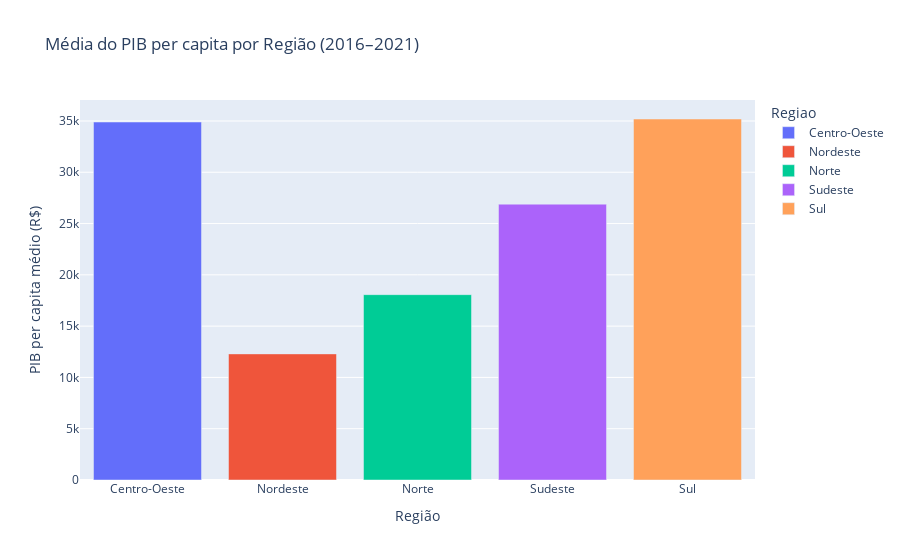

Notebook cell for this chart:
### Markdown cell above
A seguir, plotamos um gráfico com a média geral das regiões entre os anos de 2016 a 2021.

### Code cell
media_regioes = df_regiao.groupby('Regiao')['PIB_per_capita'].mean().reset_index()

# Plotar gráfico de barras
fig_media_regiao = px.bar(
    media_regioes,
    x='Regiao',
    y='PIB_per_capita',
    color='Regiao',
    title='Média do PIB per capita por Região (2016–2021)',
    labels={'PIB_per_capita': 'PIB per capita médio (R$)'},
   # text=media_regioes['PIB_per_capita'].round(2)
)

# Formatar layout
fig_media_regiao.update_layout(
    xaxis_title="Região",
    yaxis_title="PIB per capita médio (R$)",
    #showlegend=False
)

fig_media_regiao.show()

### Figure 1 — Plotly figure (JSON) as saved in the notebook; plotly's stock layout.template omitted (floating-point values rounded to 4 significant figures)
{"data": [{"hovertemplate": "Regiao=%{x}<br>PIB per capita médio (R$)=%{y}<extra></extra>", "legendgroup": "Centro-Oeste", "marker": {"color": "#636efa", "pattern": {"shape": ""}}, "name": "Centro-Oeste", "orientation": "v", "showlegend": true, "textposition": "auto", "type": "bar", "x": ["Centro-Oeste"], "xaxis": "x", "y": [34900.0], "yaxis": "y"}, {"hovertemplate": "Regiao=%{x}<br>PIB per capita médio (R$)=%{y}<extra></extra>", "legendgroup": "Nordeste", "marker": {"color": "#EF553B", "pattern": {"shape": ""}}, "name": "Nordeste", "orientation": "v", "showlegend": true, "textposition": "auto", "type": "bar", "x": ["Nordeste"], "xaxis": "x", "y": [12290.0], "yaxis": "y"}, {"hovertemplate": "Regiao=%{x}<br>PIB per capita médio (R$)=%{y}<extra></extra>", "legendgroup": "Norte", "marker": {"color": "#00cc96", "pattern": {"shape": ""}}, "name": "Norte", "orientation": "v", "showlegend": true, "textposition": "auto", "type": "bar", "x": ["Norte"], "xaxis": "x", "y": [18070.0], "yaxis": "y"}, {"hovertemplate": "Regiao=%{x}<br>PIB per capita médio (R$)=%{y}<extra></extra>", "legendgroup": "Sudeste", "marker": {"color": "#ab63fa", "pattern": {"shape": ""}}, "name": "Sudeste", "orientation": "v", "showlegend": true, "textposition": "auto", "type": "bar", "x": ["Sudeste"], "xaxis": "x", "y": [26890.0], "yaxis": "y"}, {"hovertemplate": "Regiao=%{x}<br>PIB per capita médio (R$)=%{y}<extra></extra>", "legendgroup": "Sul", "marker": {"color": "#FFA15A", "pattern": {"shape": ""}}, "name": "Sul", "orientation": "v", "showlegend": true, "textposition": "auto", "type": "bar", "x": ["Sul"], "xaxis": "x", "y": [35190.0], "yaxis": "y"}], "layout": {"barmode": "relative", "legend": {"title": {"text": "Regiao"}, "tracegroupgap": 0}, "title": {"text": "Média do PIB per capita por Região (2016–2021)"}, "xaxis": {"anchor": "y", "categoryarray": ["Centro-Oeste", "Nordeste", "Norte", "Sudeste", "Sul"], "categoryorder": "array", "domain": [0, 1], "title": {"text": "Região"}}, "yaxis": {"anchor": "x", "domain": [0, 1], "title": {"text": "PIB per capita médio (R$)"}}}}
